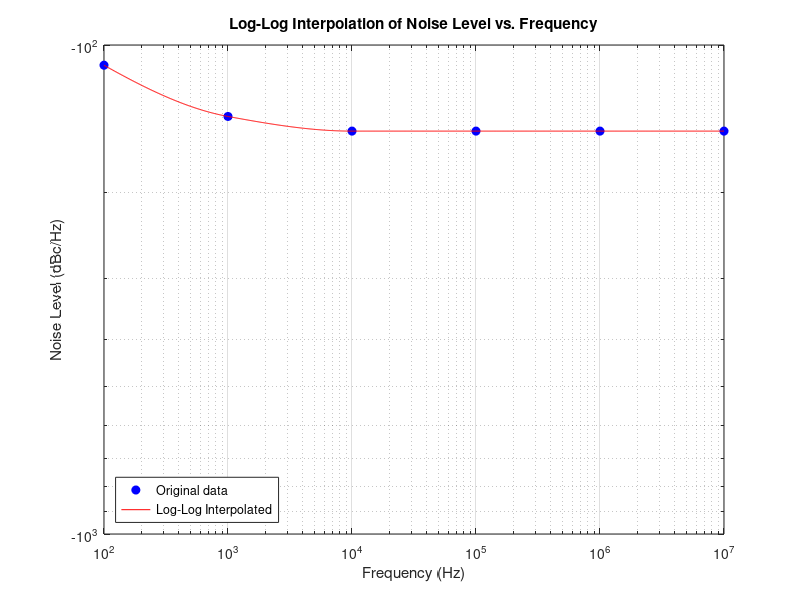

This figure's MATLAB source:
% Example data points
x = [100, 1e3, 10e3, 100e3, 1e6, 10e6]; % Frequencies in Hz
y = [-110, -140, -150, -150, -150, -150]; % Noise levels in dBc/Hz

% New frequencies where you want to interpolate noise levels
x_new = logspace(log10(min(x)), log10(max(x)), 1000); % 1000 new points between min and max of x

% Convert data to log scale for both x and y
log_x = log10(x);
log_y = log10(y);

% Convert the new x values to log scale
log_x_new = log10(x_new);

% Perform linear interpolation in the log-log space
log_y_new = interp1(log_x, log_y, log_x_new, 'pchip');

% Convert interpolated values back to the original scale
y_new = 10.^log_y_new;

% Plotting for visualization
figure;
loglog(x, y, 'bo', 'MarkerFaceColor', 'b'); % Original data points
hold on;
loglog(x_new, y_new, 'r-'); % Interpolated data
xlabel('Frequency (Hz)');
ylabel('Noise Level (dBc/Hz)');
legend('Original data', 'Log-Log Interpolated', 'Location', 'Southwest');
grid on;
title('Log-Log Interpolation of Noise Level vs. Frequency');


